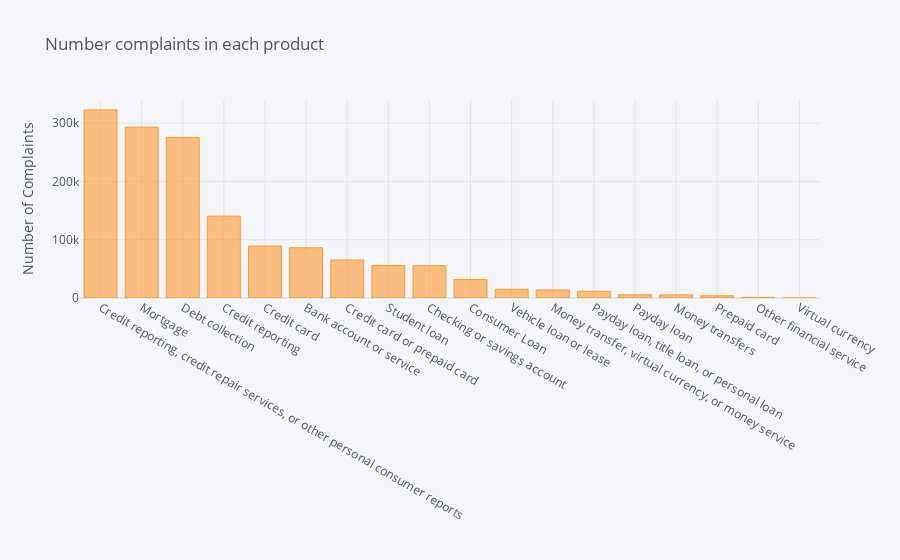

Write notebook code for a chart like this one.
### Code cell
# number of complaints for each product before pre procesing

cf.go_offline()
cf.set_config_file(offline=False, world_readable=True)

dataset_CC['Product'].value_counts().sort_values(ascending=False).iplot(kind='bar', yTitle='Number of Complaints', title='Number complaints in each product')

### Figure 1 — Plotly figure (JSON) as saved in the notebook; plotly's stock layout.template omitted (floating-point values rounded to 4 significant figures)
{"data": [{"marker": {"color": "rgba(255, 153, 51, 0.6)", "line": {"color": "rgba(255, 153, 51, 1.0)", "width": 1}}, "name": "Product", "orientation": "v", "text": "", "type": "bar", "x": ["Credit reporting, credit repair services, or other personal consumer reports", "Mortgage", "Debt collection", "Credit reporting", "Credit card", "Bank account or service", "Credit card or prepaid card", "Student loan", "Checking or savings account", "Consumer Loan", "Vehicle loan or lease", "Money transfer, virtual currency, or money service", "Payday loan, title loan, or personal loan", "Payday loan", "Money transfers", "Prepaid card", "Other financial service", "Virtual currency"], "y": [322817, 293191, 275584, 140432, 89190, 86206, 65270, 55838, 55452, 31604, 15040, 13742, 11607, 5543, 5354, 3819, 1059, 18]}], "layout": {"legend": {"bgcolor": "#F5F6F9", "font": {"color": "#4D5663"}}, "paper_bgcolor": "#F5F6F9", "plot_bgcolor": "#F5F6F9", "title": {"font": {"color": "#4D5663"}, "text": "Number complaints in each product"}, "xaxis": {"gridcolor": "#E1E5ED", "showgrid": true, "tickfont": {"color": "#4D5663"}, "title": {"font": {"color": "#4D5663"}, "text": ""}, "zerolinecolor": "#E1E5ED"}, "yaxis": {"gridcolor": "#E1E5ED", "showgrid": true, "tickfont": {"color": "#4D5663"}, "title": {"font": {"color": "#4D5663"}, "text": "Number of Complaints"}, "zerolinecolor": "#E1E5ED"}}}
